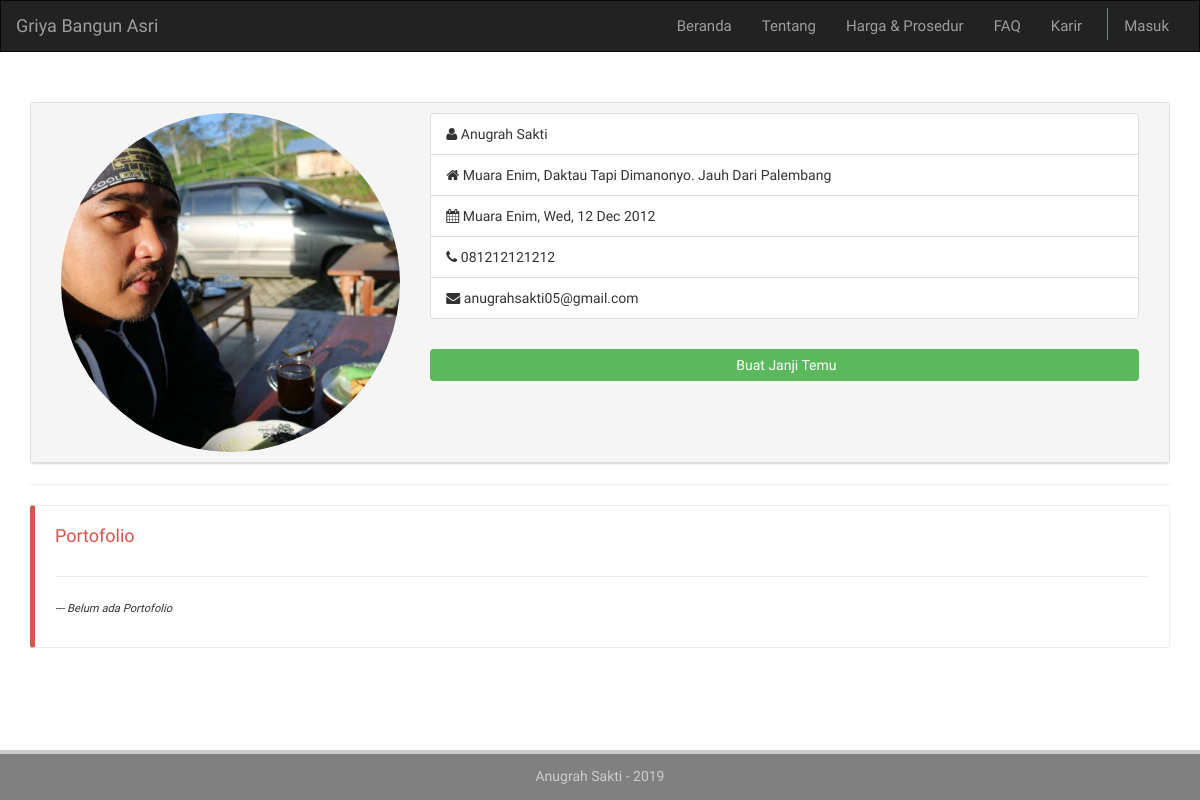
Before: /home/profile/anugrahsakti with the older database file.
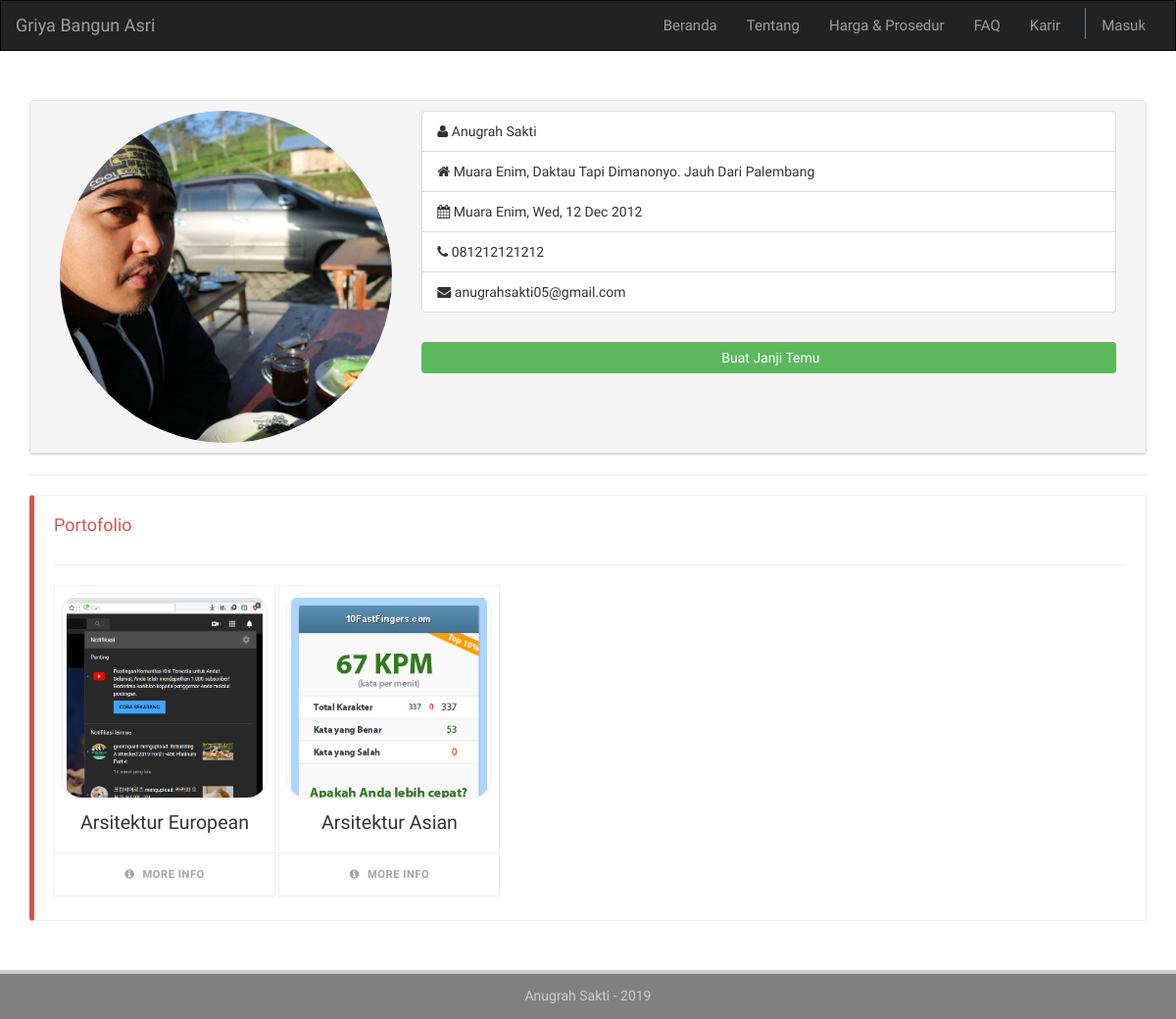
After: the same page with the newer database file.
### tables this page shows
CREATE TABLE `user` (
  `id` int(11) NOT NULL,
  `photopath` text,
  `fname` varchar(40) NOT NULL,
  `lname` varchar(40) NOT NULL,
  `birthdate` date DEFAULT NULL,
  `birthplace` varchar(40) DEFAULT NULL,
  `alamat` text,
  `nohp` varchar(20) DEFAULT NULL,
  `tim` int(11) DEFAULT NULL,
  `tgldaftar` date NOT NULL,
  `email` varchar(70) NOT NULL,
  `username` varchar(50) NOT NULL,
  `password` varchar(50) NOT NULL,
  `logged_in` int(11) DEFAULT NULL,
  `level` int(11) NOT NULL
);

CREATE TABLE `portofolio` (
  `id_port` int(11) NOT NULL,
  `url` text NOT NULL,
  `title` varchar(80) NOT NULL,
  `img_url` text NOT NULL,
  `user_id` int(11) NOT NULL,
  `related_id` int(11) NOT NULL,
  `panjang` int(11) DEFAULT NULL,
  `lebar` int(11) DEFAULT NULL,
  `lb` int(11) DEFAULT NULL,
  `kt` int(11) DEFAULT NULL,
  `km` int(11) DEFAULT NULL,
  `ktm` int(11) DEFAULT NULL,
  `garasi` int(11) DEFAULT NULL,
  `harga` bigint(20) NOT NULL
);

### application/controllers/Home.php (called while the page is built, shortened)
<?php
class Home extends CI_Controller {
	public function profile($username=null){
		if ($username !== null) {
			$data['pagetitle']	= 'Griya Bangun Asri - Profile ' . ucwords($username);
			$data['uname']		= $username;
			$data['userdata']	= $this->m_data->getUserdataByUsername($username);
			$data['level']		= $data['userdata'][0]['level'];
			$data['listtukang'] = $this->m_data->getListTukang();
			$data['portofolio'] = $this->m_data->getUserData('portofolio','user_id = '.$data['userdata'][0]['id']);
			$data['level']		= $data['userdata'][0]['level'];
			if (!empty($data['userdata'])) {
				$this->load->view('home/v_header',$data);
				$this->load->view('home/v_navbar',$data);
				$this->load->view('dashboard/v_profile',$data);
				$this->load->view('home/v_footer',$data);
			}else{
				redirect('404');
			}
		}else{
			redirect('dashboard/profile');
		}
	}
}

### index.php (called while the page is built, shortened)
<?php
require_once BASEPATH.'core/CodeIgniter.php';

### application/models/M_data.php (called while the page is built, shortened)
<?php
class M_data extends CI_Model{
    function getUserdataByUsername($username){
        $this->db->select('*');
        $this->db->from('user');
        $this->db->where('username',$username);
        $query = $this->db->get();
        return $query->result_array();
    }
    function getUserData($table,$where,$jointable=null,$join=null,$joinmethod=null){
        $this->db->select('*');
        $this->db->from($table);
        $this->db->where($where);
        $query  =   $this->db->get();
        return $query->result_array();
    }
    function getListTukang(){
        $this->db->select('*');
        $this->db->from('user');
        $this->db->where('level','3');
        $query  =   $this->db->get();
        return $query->result_array();
    }
}

### application/views/dashboard/v_profile.php (the view, shortened to what this page needs)
  <div class="panel panel-default">
     <div class="panel-heading resume-heading">
        <div class="row">
           <div class="col-lg-12" style="width: 100%;">
              <div class="col-xs-12 col-sm-4">
                 <figure>
                 <?php foreach ($userdata as $row) {
                    ?>
                    <img class="img-circle img-responsive" alt="" src="<?= ( empty($row['photopath']) || $row['photopath'] === '') ? 'http://placehold.it/300x300' : base_url($row['photopath'])?>">
                 </figure>
              </div>
              <div class="col-xs-12 col-sm-8">
                 <ul class="list-group">
                    <li class="list-group-item"><i class="fa fa-user"></i> <?= ucwords($row['fname'] .' '. $row['lname']);?></li>
                    <li class="list-group-item"><i class="fa fa-home"></i> <?= ucwords($row['alamat']);?></li>
                    <li class="list-group-item"><i class="fa fa-calendar"></i> <?= ucwords($row['birthplace'] . ', ' . date('D, d M Y', strtotime($row['birthdate'])));?></li>
                    <li class="list-group-item"><i class="fa fa-phone"></i> <?= $row['nohp'];?></li>
                    <li class="list-group-item"><i class="fa fa-envelope"></i> <?= $row['email'];?></li>
                 <?php }?>
                 </ul>
                 <?php if($this->session->userdata('username') !== '' && $this->session->userdata('username') !== $uname){
                 ?>
                 <a href="<?=base_url('home/make_appointment/'.$uname);?>">
                    <button style="margin:10px 10px 10px 0px;width: 100%" class="btn btn-success" type="button"><i class="fa fa-notes"></i> Buat Janji Temu</button>
                 </a>
                 <?php
                   }
                 ?>
              </div>
           </div>
        </div>
     </div>
  </div>
  <hr>
  <?php if($level != 1 ){?>
     <div class="bs-callout bs-callout-danger">
        <div class="row" style="margin-left: 0px;">
           <h4 style="margin-right: 10px;">Portofolio</h4>
        </div>
        <hr>
        <?php if(!empty($portofolio)){ ?>
           <?php foreach ($portofolio as $key) {?>
              <div class="wrap">
                 <div class="cardx">
                      <div class="card-liner">
                          <figure><img src="<?=base_url($key['img_url'])?>" alt="" /> </figure>
                          <div class="card--title">
                              <h3><?=$key['title']?></h3>
                          </div>
                          <div class="card--btn">
                              <a href="<?=$key['url']?>">
                                  <span class="moreinfo"><i class="fa fa-info-circle"></i> More Info</span>
                              </a>
                          </div>
                      </div>
                  </div>
              </div>
           <?php }
           }else{?>
           <p><em><small>--- Belum ada Portofolio</small></em></p>
        <?php }?>
     </div>
  <?php }?>
</div>

### application/views/home/v_header.php (shortened to what this page needs)
<!DOCTYPE html>
<html lang="en">
<head>
	<?=link_tag(base_url('assets/css/bootstrap.min.css'))?>
	<?=link_tag(base_url('assets/css/font-awesome.min.css'))?>
	<?=link_tag(base_url('assets/css/style.css'))?>
</head>

### application/views/home/v_navbar.php (shortened to what this page needs)
<body class="home">
    <nav class="navbar navbar-inverse">
        <div class="container-fluid">
           <div class="navbar-header">
                <a class="navbar-brand" href="#">Griya Bangun Asri</a>
            </div>
            <div class="collapse navbar-collapse" id="headnav">
                <ul class="nav navbar-nav navbar-right">
                    <li><a href="<?=base_url('home')?>">Beranda</a></li>
                    <li><a href="<?=base_url('home/about')?>">Tentang</a></li>
                    <li><a href="#">Harga & Prosedur</a></li>
                    <li><a href="#">FAQ</a></li>
                    <li><a href="#">Karir</a></li>
                    <li><hr class="hr"></li>
                    <?php if($this->session->userdata('username') == ''){?>
                    <li class="dropdown">
                        <a class="dropdown-toggle" data-toggle="dropdown" href="#">Masuk</a>
                    </li>
                    <?php } ?>
                </ul>
            </div>
        </div>
    </nav>
    <div class="container">

### application/views/home/v_footer.php (shortened to what this page needs)
	<footer class="footer">
		<p>Anugrah Sakti - 2019</p>
	</footer>
</body>
</html>

### assets/css/style.css (style rules this page uses)
body { font-family: 'Source Sans Pro', sans-serif; }
.navbar { border-radius: 0px; height: auto; }
nav ul li { font-size: 15px; }
.navbar-collapse { background-color: #222; }
.hr { border: none; border-left: 1px solid hsla(200, 10%, 50%,100); min-height: 4vh; height: 100%; width: 1px; margin: 7px 0px 5px 10px; }
dl, ol, ul { margin-top: 0; margin-bottom: 1rem; }
.img-circle { border-radius: 50%; }
img { vertical-align: middle; border-style: none; }
.btn { border: none; }
a { text-decoration: none; color: black ; }
.bs-callout { -moz-border-bottom-colors: none; -moz-border-left-colors: none; -moz-border-right-colors: none; -moz-border-top-colors: none; border-color: #eee; border-image: none; border-radius: 3px; border-style: solid; border-width: 1px 1px 1px 5px; margin-bottom: 5px; padding: 20px; }
.bs-callout:last-child { margin-bottom: 0px; }
.bs-callout h4 { margin-bottom: 10px; margin-top: 0; }
.bs-callout-danger { border-left-color: #d9534f; }
.bs-callout-danger h4 { color: #d9534f; }
.wrap { max-width: 20em; display: inline-block; }
.cardx { background: #fff; border: 1px solid #eee; transition: all 0.35s ease; }
.cardx figure { position: relative; width: 15em; height: 15em; margin: 0 auto 1em; border-radius: 10%; overflow: hidden; border: 1px solid #eee; padding: 4px; -webkit-transform-origin: center top; transform-origin: center top; transition: all 0.4s cubic-bezier(0.075, 0.82, 0.165, 1); }
.cardx figure img { width: 100%; display: block; }
.card-liner { position: relative; overflow: hidden; padding: 0.5em; }
.card--title { text-align: center; line-height: 1; transition: all 0.4s cubic-bezier(0.075, 0.82, 0.165, 1); }
.card--title h3 { margin: 0 0 .4em; font-size: 1.4em; }
.card--btn { text-align: center; position: absolute; bottom: 0; left: 0; width: 100%; }
.card--btn a { position: relative; overflow: hidden; display: block; line-height: 1; text-decoration: none; text-transform: uppercase; font-weight: 600; font-size: .8em; color: #a5a5a5; padding: 1.4em 2em; border-top: 1px solid #eee; letter-spacing: 0.5px; transition: all 0.4s ease; }
.card--btn a .moreinfo { display: block; position: absolute; top: 0; left: 0; width: 100%; padding: 1.4em; opacity: 1; transition: all 0.4s cubic-bezier(0.075, 0.82, 0.165, 1); }
.card--btn a .moreinfo i { margin-right: 5px; }
.footer { border-top: 4px solid #ccc; position: fixed; left: 0; bottom: 0; width: 100%; background-color: gray; color: #ccc; text-align: center; height: 50px; padding: 12px; }
.container { margin-bottom: 100px; margin-top: 50px; }
.small, small { font-size: 80%; font-weight: 400; }

Changed rows visible on the page:
added portofolio: img_url (picture), title "Arsitektur European"
added portofolio: img_url (picture), title "Arsitektur Asian"
Other visible differences:
text no longer shown: "--- Belum ada Portofolio"
